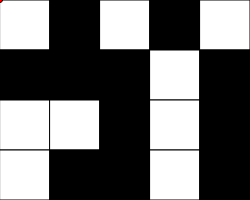
Frame 1 (no input)
Frame 60 (no input): identical to frame 1, image omitted
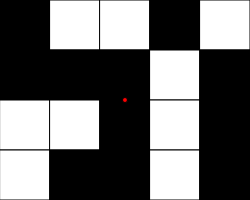
Frame 120 (the mouse pressed at the canvas centre since frame 60)

The p5.js sketch that drew these frames (run headless with seeded random() and noise() and a simulated clock; from frame 60 on, the mouse is pressed at the canvas centre):

// p5.js sketch
// ── sketch.js
// Puzzle Game Starter
// Mr. Scott
// Nov 6, 2023
// A first foray into working with 2D arrays

let grid =
[[255,  0,  255,   0,  255],
 [0,   0,    0,    255,  0  ],
 [255, 255,  0,    255,  0  ],
 [255, 0,    0,    255,  0 ]];

const NUM_ROWS = 4;  const NUM_COLS = 5;
let rectWidth, rectHeight, row, col;

function setup() {
  rectWidth = 50;  rectHeight = 50;
  createCanvas(NUM_COLS*rectWidth, NUM_ROWS*rectHeight);
}

function draw() {
  row = getCurrentY();   col = getCurrentX();
  background(220);
  renderGrid();
  print(col,row); //prints x,y
  fill(255,0,0);
  circle(mouseX,mouseY,5);
}

function mousePressed(){
  //when the mouse is clicked, flip the value at the current
  //col,row + also flip 4 cardinal neighbours (North, S, E, W)
  
  // flip @ mouseposition
  flip(col,row);

  // flip the 4 neighbours ↑↓→←
  if(col < NUM_COLS-1) flip(col+1, row); //RIGHT NEIGHBOUR
  if(row > 0) flip(col,row-1); //UP NEIGHBOUR
}

function flip(col, row){
  //at a given x,y, flip the value in the 2D array
  //0→255   255→0
  if(grid[row][col] === 0) grid[row][col] = 255;
  else grid[row][col] = 0;
}

function getCurrentX(){ //determine current column mouse is in, and return
  let constrainMouseX = constrain(mouseX, 0, width-1);
  return floor(constrainMouseX/rectWidth);  
}
function getCurrentY(){ //determine current row mouse is in, and return
  let constrainMouseY = constrain(mouseY, 0, height-1);
  return floor(constrainMouseY/rectHeight);
}

function renderGrid(){
  //creates a 2D grid of squares using information from our
  //2D array for the corresponding fill values
  for(let x = 0; x < NUM_COLS; x++){
    for(let y = 0; y < NUM_ROWS; y++){
      let fillValue = grid[y][x];
      fill(fillValue);
      //x:    0,   1,   2,  3,   4
      //posx  0   50, 100, 150,200   expression? x→posx
      rect(x*rectWidth, y*rectHeight, rectWidth, rectHeight);
    }
  }
}
